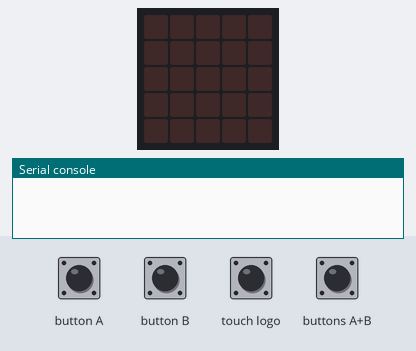
Bench run of a program on a simulated BBC micro:bit (MakeCode). Parts: the board's 5×5 LED display, the last lines printed to the serial console. The test bench sets the inputs (shaded band). No radio messages arrive unless stated (any console line starting 'radio sent:' is added by the test bench); the 48×5 strip is a reading aid, not a part: it shows the text the display is scrolling, unrolled, one strip-width of it at a time.

Above: at 1.2 s.
1.3 s: touch logo pressed for 0.15 s
At 1.9 s:
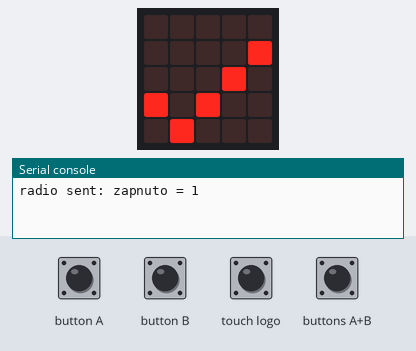
2.9 s: touch logo pressed for 0.15 s
At 4.2 s:
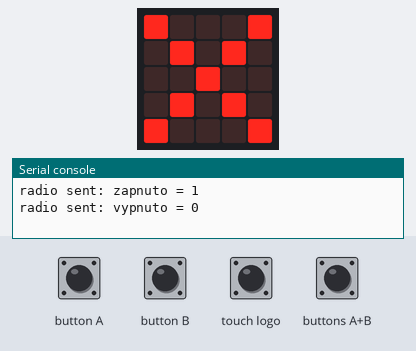
4.5 s: buttons A+B pressed for 0.15 s
At 8.8 s:
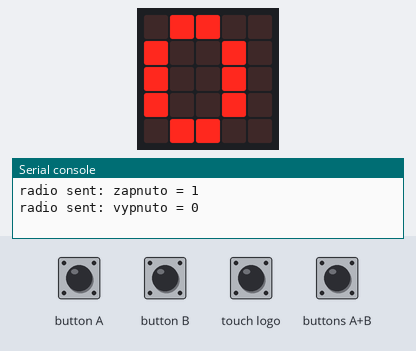

Measured:
- after the input at 1.3 s, the display: changes after 0.15 s (image 1)
- after the input at 2.9 s, the display: changes after 0.15 s (image 2)
- what the display in image 3 shows lasts 0.7 s, from 8.3 s to 9.0 s

The program:

main.ts
```typescript
radio.setGroup(202)
// stisknutím loga povoluju/zakazuju hlasování
// při stisku tlacitek AB najednou zobrazím výsledky
// při stisku tlacitka A vynuluju výsledky
let pocetA = 0
let pocetB = 0
let pocetC = 0
let pocetD = 0
let enable = 1
input.onLogoEvent(TouchButtonEvent.Pressed, function on_logo_event_pressed() {

    if (enable == 1) {
        radio.sendValue("zapnuto", 1)
        enable = 0
    } else {
        radio.sendValue("vypnuto", 0)
        enable = 1
    }

    if (enable == 1) {
        basic.showIcon(IconNames.No)
    } else {
        basic.showIcon(IconNames.Yes)
    }

})
let vysledek = 0
if (enable == 1) {
    radio.onReceivedValue(function on_received_value(name: string, value: number) {

        if (name == "vote" && value == 1) {
            vysledek = 1
        }

        if (name == "vote" && value == 2) {
            vysledek = 2
        }

        if (name == "vote" && value == 3) {
            vysledek = 3
        }

        if (name == "vote" && value == 4) {
            vysledek = 4
        }

    })
} else {
    if (vysledek == 1) {
        pocetA += 1
    } else if (vysledek == 2) {
        pocetB += 1
    } else if (vysledek == 3) {
        pocetC += 1
    } else if (vysledek == 4) {
        pocetD += 1
    }

    radio.sendValue("uspesne", 5)
}

input.onButtonPressed(Button.AB, function on_button_pressed_ab() {

    basic.showString(" A=")
    basic.showNumber(pocetA)
    basic.showString(" B=")
    basic.showNumber(pocetB)
    basic.showString(" C=")
    basic.showNumber(pocetC)
    basic.showString(" D=")
    basic.showNumber(pocetD)
    basic.clearScreen()
})
input.onButtonPressed(Button.A, function on_button_pressed_a() {

    pocetA = 0
    pocetB = 0
    pocetC = 0
    pocetD = 0
})
```

test.ts
```typescript
// Tady jsou testy. Při použití tohoto balíčku jako rozšíření nebude zkompilováno.
```
